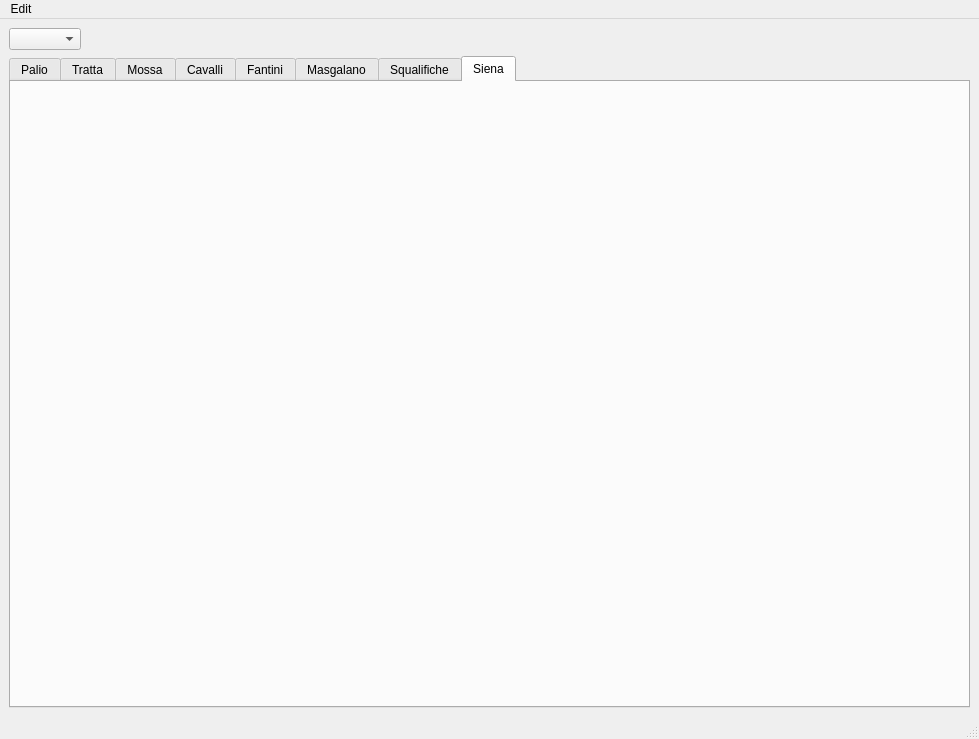
<?xml version="1.0" encoding="UTF-8"?>
<ui version="4.0">
 <class>MainWindow</class>
 <widget class="QMainWindow" name="MainWindow">
  <property name="geometry">
   <rect>
    <x>0</x>
    <y>0</y>
    <width>979</width>
    <height>739</height>
   </rect>
  </property>
  <property name="windowTitle">
   <string>MainWindow</string>
  </property>
  <widget class="QWidget" name="centralwidget">
   <layout class="QVBoxLayout" name="verticalLayout_2">
    <item>
     <layout class="QHBoxLayout" name="horizontalLayout_3">
      <item>
       <layout class="QHBoxLayout" name="horizontalLayout_2">
        <item>
         <widget class="QComboBox" name="comboBox_5">
          <property name="editable">
           <bool>false</bool>
          </property>
         </widget>
        </item>
       </layout>
      </item>
      <item>
       <spacer name="horizontalSpacer">
        <property name="orientation">
         <enum>Qt::Horizontal</enum>
        </property>
        <property name="sizeHint" stdset="0">
         <size>
          <width>40</width>
          <height>20</height>
         </size>
        </property>
       </spacer>
      </item>
     </layout>
    </item>
    <item>
     <widget class="QTabWidget" name="tabWidget">
      <property name="currentIndex">
       <number>7</number>
      </property>
      <widget class="QWidget" name="tabPalio">
       <attribute name="title">
        <string>Palio</string>
       </attribute>
       <widget class="QDateEdit" name="dateEdit">
        <property name="geometry">
         <rect>
          <x>19</x>
          <y>30</y>
          <width>121</width>
          <height>29</height>
         </rect>
        </property>
        <property name="displayFormat">
         <string>dd/MM/yyyy</string>
        </property>
       </widget>
       <widget class="QComboBox" name="comboBox">
        <property name="geometry">
         <rect>
          <x>20</x>
          <y>100</y>
          <width>131</width>
          <height>28</height>
         </rect>
        </property>
       </widget>
       <widget class="QComboBox" name="comboBox_2">
        <property name="geometry">
         <rect>
          <x>160</x>
          <y>100</y>
          <width>141</width>
          <height>28</height>
         </rect>
        </property>
       </widget>
       <widget class="QLineEdit" name="lineEdit">
        <property name="geometry">
         <rect>
          <x>10</x>
          <y>270</y>
          <width>231</width>
          <height>29</height>
         </rect>
        </property>
       </widget>
       <widget class="QLineEdit" name="lineEdit_2">
        <property name="geometry">
         <rect>
          <x>270</x>
          <y>280</y>
          <width>261</width>
          <height>29</height>
         </rect>
        </property>
       </widget>
       <widget class="QTextEdit" name="textEdit">
        <property name="geometry">
         <rect>
          <x>10</x>
          <y>360</y>
          <width>521</width>
          <height>111</height>
         </rect>
        </property>
       </widget>
       <widget class="QLineEdit" name="lineEdit_3">
        <property name="geometry">
         <rect>
          <x>90</x>
          <y>140</y>
          <width>311</width>
          <height>29</height>
         </rect>
        </property>
       </widget>
       <widget class="QLineEdit" name="lineEdit_4">
        <property name="geometry">
         <rect>
          <x>20</x>
          <y>210</y>
          <width>113</width>
          <height>29</height>
         </rect>
        </property>
       </widget>
       <widget class="QCheckBox" name="checkBox">
        <property name="geometry">
         <rect>
          <x>170</x>
          <y>210</y>
          <width>111</width>
          <height>23</height>
         </rect>
        </property>
        <property name="text">
         <string>Posseduto</string>
        </property>
       </widget>
       <widget class="QLabel" name="label">
        <property name="geometry">
         <rect>
          <x>150</x>
          <y>30</y>
          <width>69</width>
          <height>19</height>
         </rect>
        </property>
        <property name="text">
         <string>Data</string>
        </property>
       </widget>
       <widget class="QLabel" name="label_2">
        <property name="geometry">
         <rect>
          <x>30</x>
          <y>80</y>
          <width>69</width>
          <height>19</height>
         </rect>
        </property>
        <property name="text">
         <string>Primo</string>
        </property>
       </widget>
       <widget class="QLabel" name="label_3">
        <property name="geometry">
         <rect>
          <x>170</x>
          <y>70</y>
          <width>69</width>
          <height>19</height>
         </rect>
        </property>
        <property name="text">
         <string>Secondo</string>
        </property>
       </widget>
       <widget class="QLabel" name="label_4">
        <property name="geometry">
         <rect>
          <x>350</x>
          <y>70</y>
          <width>69</width>
          <height>19</height>
         </rect>
        </property>
        <property name="text">
         <string>Tempo</string>
        </property>
       </widget>
       <widget class="QLabel" name="label_5">
        <property name="geometry">
         <rect>
          <x>20</x>
          <y>250</y>
          <width>69</width>
          <height>19</height>
         </rect>
        </property>
        <property name="text">
         <string>Pittore</string>
        </property>
       </widget>
       <widget class="QLabel" name="label_6">
        <property name="geometry">
         <rect>
          <x>280</x>
          <y>250</y>
          <width>69</width>
          <height>19</height>
         </rect>
        </property>
        <property name="text">
         <string>Dedica</string>
        </property>
       </widget>
       <widget class="QLabel" name="label_7">
        <property name="geometry">
         <rect>
          <x>20</x>
          <y>330</y>
          <width>69</width>
          <height>19</height>
         </rect>
        </property>
        <property name="text">
         <string>Note</string>
        </property>
       </widget>
       <widget class="QLabel" name="label_8">
        <property name="geometry">
         <rect>
          <x>20</x>
          <y>140</y>
          <width>69</width>
          <height>19</height>
         </rect>
        </property>
        <property name="text">
         <string>Mossiere</string>
        </property>
       </widget>
       <widget class="QLabel" name="label_9">
        <property name="geometry">
         <rect>
          <x>20</x>
          <y>180</y>
          <width>111</width>
          <height>19</height>
         </rect>
        </property>
        <property name="text">
         <string>Numero Unico</string>
        </property>
       </widget>
       <widget class="QLineEdit" name="lineEdit_11">
        <property name="geometry">
         <rect>
          <x>340</x>
          <y>100</y>
          <width>81</width>
          <height>29</height>
         </rect>
        </property>
        <property name="inputMask">
         <string>9:99:99; </string>
        </property>
       </widget>
       <widget class="QGraphicsView" name="graphicsView">
        <property name="geometry">
         <rect>
          <x>710</x>
          <y>10</y>
          <width>115</width>
          <height>380</height>
         </rect>
        </property>
        <property name="verticalScrollBarPolicy">
         <enum>Qt::ScrollBarAlwaysOff</enum>
        </property>
        <property name="horizontalScrollBarPolicy">
         <enum>Qt::ScrollBarAlwaysOff</enum>
        </property>
       </widget>
       <widget class="QListWidget" name="listWidget">
        <property name="geometry">
         <rect>
          <x>610</x>
          <y>410</y>
          <width>331</width>
          <height>192</height>
         </rect>
        </property>
       </widget>
       <widget class="QLabel" name="label_15">
        <property name="geometry">
         <rect>
          <x>480</x>
          <y>570</y>
          <width>101</width>
          <height>19</height>
         </rect>
        </property>
        <property name="text">
         <string>Comparsa:</string>
        </property>
       </widget>
       <widget class="QLabel" name="label_16">
        <property name="geometry">
         <rect>
          <x>578</x>
          <y>20</y>
          <width>101</width>
          <height>20</height>
         </rect>
        </property>
        <property name="text">
         <string>Drappellone:</string>
        </property>
       </widget>
       <widget class="QPushButton" name="aggiungiMonturato">
        <property name="geometry">
         <rect>
          <x>570</x>
          <y>480</y>
          <width>31</width>
          <height>28</height>
         </rect>
        </property>
        <property name="text">
         <string>+</string>
        </property>
       </widget>
       <widget class="QPushButton" name="eliminaMonturato">
        <property name="geometry">
         <rect>
          <x>570</x>
          <y>520</y>
          <width>31</width>
          <height>28</height>
         </rect>
        </property>
        <property name="text">
         <string>-</string>
        </property>
       </widget>
      </widget>
      <widget class="QWidget" name="tab_3">
       <attribute name="title">
        <string>Tratta</string>
       </attribute>
       <layout class="QHBoxLayout" name="horizontalLayout">
        <item>
         <widget class="QTableWidget" name="tableWidget">
          <property name="acceptDrops">
           <bool>true</bool>
          </property>
          <property name="autoFillBackground">
           <bool>true</bool>
          </property>
          <row>
           <property name="text">
            <string>1</string>
           </property>
          </row>
          <column>
           <property name="text">
            <string>Cavallo</string>
           </property>
          </column>
          <column>
           <property name="text">
            <string>Corsi</string>
           </property>
           <property name="textAlignment">
            <set>AlignHCenter|AlignVCenter|AlignCenter</set>
           </property>
          </column>
          <column>
           <property name="text">
            <string>Vinti</string>
           </property>
           <property name="textAlignment">
            <set>AlignHCenter|AlignVCenter|AlignCenter</set>
           </property>
          </column>
          <column>
           <property name="text">
            <string>Note</string>
           </property>
          </column>
          <item row="0" column="0">
           <property name="text">
            <string/>
           </property>
           <property name="flags">
            <set>ItemIsSelectable|ItemIsEditable|ItemIsEnabled</set>
           </property>
          </item>
          <item row="0" column="1">
           <property name="text">
            <string/>
           </property>
           <property name="textAlignment">
            <set>AlignHCenter|AlignVCenter|AlignCenter</set>
           </property>
           <property name="flags">
            <set>ItemIsSelectable|ItemIsEditable|ItemIsEnabled</set>
           </property>
          </item>
          <item row="0" column="2">
           <property name="text">
            <string/>
           </property>
           <property name="textAlignment">
            <set>AlignHCenter|AlignVCenter|AlignCenter</set>
           </property>
           <property name="flags">
            <set>ItemIsSelectable|ItemIsEditable|ItemIsEnabled</set>
           </property>
          </item>
          <item row="0" column="3">
           <property name="text">
            <string/>
           </property>
           <property name="flags">
            <set>ItemIsSelectable|ItemIsEditable|ItemIsEnabled</set>
           </property>
          </item>
         </widget>
        </item>
       </layout>
      </widget>
      <widget class="QWidget" name="tab">
       <attribute name="title">
        <string>Mossa</string>
       </attribute>
       <widget class="QComboBox" name="comboBox_3">
        <property name="geometry">
         <rect>
          <x>170</x>
          <y>30</y>
          <width>141</width>
          <height>28</height>
         </rect>
        </property>
       </widget>
       <widget class="QLineEdit" name="lineEdit_5">
        <property name="geometry">
         <rect>
          <x>750</x>
          <y>30</y>
          <width>71</width>
          <height>29</height>
         </rect>
        </property>
       </widget>
       <widget class="QLineEdit" name="lineEdit_6">
        <property name="geometry">
         <rect>
          <x>320</x>
          <y>30</y>
          <width>121</width>
          <height>29</height>
         </rect>
        </property>
       </widget>
       <widget class="QSpinBox" name="spinBox">
        <property name="geometry">
         <rect>
          <x>10</x>
          <y>30</y>
          <width>51</width>
          <height>29</height>
         </rect>
        </property>
       </widget>
       <widget class="QSpinBox" name="spinBox_2">
        <property name="geometry">
         <rect>
          <x>70</x>
          <y>30</y>
          <width>51</width>
          <height>29</height>
         </rect>
        </property>
       </widget>
       <widget class="QLabel" name="label_10">
        <property name="geometry">
         <rect>
          <x>0</x>
          <y>10</y>
          <width>69</width>
          <height>19</height>
         </rect>
        </property>
        <property name="text">
         <string>TextLabel</string>
        </property>
       </widget>
       <widget class="QLabel" name="label_11">
        <property name="geometry">
         <rect>
          <x>80</x>
          <y>10</y>
          <width>69</width>
          <height>19</height>
         </rect>
        </property>
        <property name="text">
         <string>TextLabel</string>
        </property>
       </widget>
       <widget class="QLabel" name="label_12">
        <property name="geometry">
         <rect>
          <x>160</x>
          <y>10</y>
          <width>69</width>
          <height>19</height>
         </rect>
        </property>
        <property name="text">
         <string>TextLabel</string>
        </property>
       </widget>
       <widget class="QLabel" name="label_13">
        <property name="geometry">
         <rect>
          <x>300</x>
          <y>10</y>
          <width>69</width>
          <height>19</height>
         </rect>
        </property>
        <property name="text">
         <string>TextLabel</string>
        </property>
       </widget>
       <widget class="QLabel" name="label_14">
        <property name="geometry">
         <rect>
          <x>440</x>
          <y>10</y>
          <width>69</width>
          <height>19</height>
         </rect>
        </property>
        <property name="text">
         <string>TextLabel</string>
        </property>
       </widget>
       <widget class="QLineEdit" name="lineEdit_7">
        <property name="geometry">
         <rect>
          <x>450</x>
          <y>30</y>
          <width>113</width>
          <height>29</height>
         </rect>
        </property>
       </widget>
       <widget class="QLineEdit" name="lineEdit_8">
        <property name="geometry">
         <rect>
          <x>560</x>
          <y>30</y>
          <width>113</width>
          <height>29</height>
         </rect>
        </property>
       </widget>
       <widget class="QLineEdit" name="lineEdit_9">
        <property name="geometry">
         <rect>
          <x>830</x>
          <y>30</y>
          <width>131</width>
          <height>29</height>
         </rect>
        </property>
       </widget>
       <widget class="QComboBox" name="comboBox_4">
        <property name="geometry">
         <rect>
          <x>680</x>
          <y>30</y>
          <width>61</width>
          <height>28</height>
         </rect>
        </property>
       </widget>
       <widget class="QLineEdit" name="lineEdit_10">
        <property name="geometry">
         <rect>
          <x>130</x>
          <y>30</y>
          <width>31</width>
          <height>29</height>
         </rect>
        </property>
        <property name="inputMask">
         <string>n; </string>
        </property>
       </widget>
       <widget class="Line" name="line">
        <property name="geometry">
         <rect>
          <x>10</x>
          <y>70</y>
          <width>931</width>
          <height>16</height>
         </rect>
        </property>
        <property name="orientation">
         <enum>Qt::Horizontal</enum>
        </property>
       </widget>
       <widget class="Line" name="line_10">
        <property name="geometry">
         <rect>
          <x>10</x>
          <y>610</y>
          <width>931</width>
          <height>16</height>
         </rect>
        </property>
        <property name="orientation">
         <enum>Qt::Horizontal</enum>
        </property>
       </widget>
      </widget>
      <widget class="QWidget" name="tab_4">
       <attribute name="title">
        <string>Cavalli</string>
       </attribute>
       <widget class="QComboBox" name="comboBox_12">
        <property name="geometry">
         <rect>
          <x>40</x>
          <y>60</y>
          <width>201</width>
          <height>28</height>
         </rect>
        </property>
       </widget>
       <widget class="QGraphicsView" name="graphicsView_5">
        <property name="geometry">
         <rect>
          <x>360</x>
          <y>50</y>
          <width>256</width>
          <height>192</height>
         </rect>
        </property>
       </widget>
       <widget class="QLineEdit" name="lineEdit_29">
        <property name="geometry">
         <rect>
          <x>40</x>
          <y>110</y>
          <width>201</width>
          <height>29</height>
         </rect>
        </property>
       </widget>
       <widget class="QListWidget" name="listWidget_5">
        <property name="geometry">
         <rect>
          <x>30</x>
          <y>340</y>
          <width>621</width>
          <height>192</height>
         </rect>
        </property>
       </widget>
      </widget>
      <widget class="QWidget" name="tab_2">
       <attribute name="title">
        <string>Fantini</string>
       </attribute>
       <widget class="QLineEdit" name="lineEdit_12">
        <property name="geometry">
         <rect>
          <x>30</x>
          <y>60</y>
          <width>271</width>
          <height>29</height>
         </rect>
        </property>
       </widget>
       <widget class="QLineEdit" name="lineEdit_13">
        <property name="geometry">
         <rect>
          <x>30</x>
          <y>100</y>
          <width>271</width>
          <height>29</height>
         </rect>
        </property>
       </widget>
       <widget class="QDateEdit" name="dateEdit_2">
        <property name="geometry">
         <rect>
          <x>30</x>
          <y>140</y>
          <width>121</width>
          <height>29</height>
         </rect>
        </property>
        <property name="displayFormat">
         <string>dd/MM/yyyy</string>
        </property>
       </widget>
       <widget class="QLineEdit" name="lineEdit_14">
        <property name="geometry">
         <rect>
          <x>160</x>
          <y>140</y>
          <width>141</width>
          <height>29</height>
         </rect>
        </property>
       </widget>
       <widget class="QTextEdit" name="textEdit_2">
        <property name="geometry">
         <rect>
          <x>30</x>
          <y>180</y>
          <width>391</width>
          <height>111</height>
         </rect>
        </property>
       </widget>
       <widget class="QListWidget" name="listWidget_2">
        <property name="geometry">
         <rect>
          <x>30</x>
          <y>320</y>
          <width>761</width>
          <height>192</height>
         </rect>
        </property>
       </widget>
       <widget class="QGraphicsView" name="graphicsView_2">
        <property name="geometry">
         <rect>
          <x>560</x>
          <y>30</y>
          <width>251</width>
          <height>201</height>
         </rect>
        </property>
       </widget>
       <widget class="QComboBox" name="comboBox_6">
        <property name="geometry">
         <rect>
          <x>30</x>
          <y>20</y>
          <width>201</width>
          <height>28</height>
         </rect>
        </property>
       </widget>
      </widget>
      <widget class="QWidget" name="tab_5">
       <attribute name="title">
        <string>Masgalano</string>
       </attribute>
      </widget>
      <widget class="QWidget" name="tab_6">
       <attribute name="title">
        <string>Squalifiche</string>
       </attribute>
      </widget>
      <widget class="QWidget" name="tab_7">
       <attribute name="title">
        <string>Siena</string>
       </attribute>
      </widget>
     </widget>
    </item>
   </layout>
  </widget>
  <widget class="QMenuBar" name="menubar">
   <property name="geometry">
    <rect>
     <x>0</x>
     <y>0</y>
     <width>979</width>
     <height>27</height>
    </rect>
   </property>
   <widget class="QMenu" name="menuInserisci">
    <property name="title">
     <string>Edit</string>
    </property>
    <addaction name="actionInserisci"/>
    <addaction name="actionModifica"/>
   </widget>
   <addaction name="menuInserisci"/>
  </widget>
  <widget class="QStatusBar" name="statusbar"/>
  <action name="actionInserisci">
   <property name="text">
    <string>Inserisci</string>
   </property>
  </action>
  <action name="actionModifica">
   <property name="text">
    <string>Modifica</string>
   </property>
  </action>
 </widget>
 <resources/>
 <connections/>
</ui>
